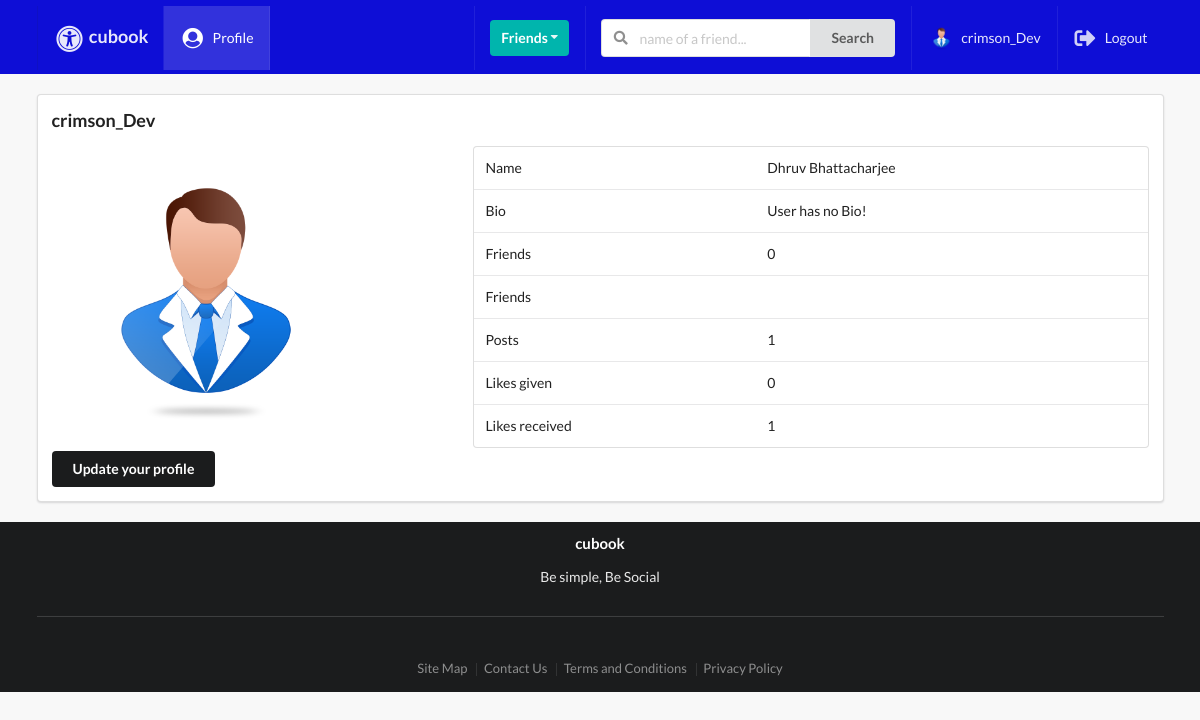
/profiles/myprofile/ (signed in), run on the app's committed database.
### profiles/models.py (models this page shows, shortened)
class Profile(models.Model):
    first_name = models.CharField(max_length=200, blank=True)
    last_name = models.CharField(max_length=200, blank=True)
    user = models.OneToOneField(User, on_delete=models.CASCADE)
    bio = models.TextField(default="User has no bio ", max_length=300)
    email = models.EmailField(max_length=200, blank=True)
    country = models.CharField(max_length=200, blank=True)
    avatar = models.ImageField(default='avatar.png', upload_to='avatars/')
    friends = models.ManyToManyField(User, blank=True, related_name='friends')
    slug = models.SlugField(unique=True, blank=True)
    updated = models.DateTimeField(auto_now=True)
    created = models.DateTimeField(auto_now_add=True)
    objects = ProfileManager()
    def get_friends(self):
        return self.friends.all()
    def get_friends_no(self):
        return self.friends.all().count()
    def get_posts_no(self):
        return self.posts.all().count()
    def get_likes_given_no(self):
        likes = self.like_set.all()
        total_liked = 0
        for item in likes:
            if item.value=='Like':
                total_liked += 1
        return total_liked
    def get_likes_recieved_no(self):
        posts = self.posts.all()
        total_liked = 0
        for item in posts:
            total_liked += item.liked.all().count()
        return total_liked
    __initial_first_name = None
    __initial_last_name = None
    def __init__(self, *args, **kwargs):
        super().__init__(*args, **kwargs)
        self.__initial_first_name = self.first_name
        self.__initial_last_name = self.last_name

### posts/models.py (models this page shows, shortened)
class Post(models.Model):
    content = models.TextField()
    image = models.ImageField(upload_to='posts',validators=[FileExtensionValidator(['png','jpg','jpeg','gif'])], blank=True)
    liked = models.ManyToManyField(Profile,blank = True,related_name = 'likes')
    updated = models.DateTimeField(auto_now = True)
    created = models.DateTimeField(auto_now_add = True)
    author = models.ForeignKey(Profile, on_delete = models.CASCADE,related_name='posts')
    class Meta:
        ordering = ('-created',)

### profiles/views.py (the view)
# urls.py: path('myprofile/',my_profile_view,name='my-profile-view'),
@login_required
def my_profile_view(request):
    profile = Profile.objects.get(user=request.user)
    form = ProfileModelForm(request.POST or None, request.FILES or None, instance=profile)
    confirm = False
    if request.method == 'POST':
        if form.is_valid():
            form.save()
            confirm = True
    context = {
        'profile': profile,
        'form': form,
        'confirm': confirm,
    }
    return render(request, 'profiles/myprofile.html', context)

### profiles/forms.py
class ProfileModelForm(forms.ModelForm):
    class Meta:
        model=Profile
        fields = ('first_name','last_name','bio','avatar')

### profiles/context_processors.py (called while the page is built)
def profile_pic(request):
    if request.user.is_authenticated:
        profile_obj = Profile.objects.get(user=request.user)
        pic = profile_obj.avatar
        return {'picture': pic}
    return{}

def invitations_received_no(request):
    if request.user.is_authenticated:
        profile_obj = Profile.objects.get(user=request.user)
        qs_count = Relationship.objects.invitations_received(profile_obj).count()
        return {'invites_num': qs_count}
    return{}

### profiles/models.py (called while the page is built)
    def invitations_received(self, receiver):
        qs = Relationship.objects.filter(receiver=receiver, status='send')
        return qs

### profiles/templates/profiles/myprofile.html (shortened to what this page needs)
{% extends 'base.html' %}
{% block content %}
<div class="ui segment">
    <h3>{{request.user}}</h3>
    <div class="ui grid">
        <div class='row'>
            <div class='six wide column'>
                <img class="ui medium rounded image" src={{profile.avatar.url}}>
                <div class="row mt-5">
                    <button class='ui secondary button' id='modal-btn'>Update your profile</button>
                </div>
            </div>
            <div class="ten wide column">
                <table class="ui table">
                    <tbody>
                        <tr>
                            <td>Name</td>
                            <td>{{profile.first_name}} {{profile.last_name}}</td>
                        </tr>
                        <tr>
                            <td>Bio</td>
                            <td>{{profile.bio}}</td>
                        </tr>
                        <tr>
                            <td>Friends</td>
                            <td>{{profile.get_friends_no}}</td>
                        </tr>
                        <tr>
                            <td>Friends</td>
                            <td>
                                    </div>
                        <tr>
                            <td>Posts</td>
                            <td>{{profile.get_posts_no}}</td>
                        </tr>
                        <tr>
                            <td>Likes given</td>
                            <td>{{profile.get_likes_given_no}}</td>
                        </tr>
                        <tr>
                            <td>Likes received</td>
                            <td>{{profile.get_likes_recieved_no}}</td>
                        </tr>
            </div>
        </div>
    </div>
</div>
{% endblock content %}

### templates/main/navbar.html (shortened to what this page needs)
{% url 'posts:main-post-view' as path_to_posts %}
{% url 'profiles:my-profile-view' as path_to_profile %}
<div class="ui fixed inverted menu nav mb-7">
    <div class="ui container">
        <a href="{{path_to_posts}}" class="{% if request.path == path_to_posts %}  {% endif %}item">
            <h3><i class="large universal access icon"></i>cubook</h3>
        </a>
        {% if request.user.is_authenticated %}
        <a href="{{path_to_profile}}" class="{% if request.path == path_to_profile %} active {% endif %}item">
            <i class="large user circle icon"></i> Profile
        </a>
        {% endif %}
        <div class="right menu">
            {% if request.user.is_authenticated %}
            <div class="item">
                <div class="ui floating dropdown icon button teal"> Friends
                  <i class="dropdown icon"></i>
                </div>
            </div>
                <div class="item">
                   <form action="" method="GET">
                        <div class="ui action left icon input">
                            <input class="prompt" type="text" name='q' placeholder="name of a friend...">
                            <button type='submit' class="ui button">Search</button>
                        </div>
                    </form>
                </div>
                <a href="{{path_to_profile}}" class="item">
                   <img src={{picture.url}} class="ui avatar image">&nbsp;{{ request.user }}
                </a>
                <a href="{% url 'account_logout' %}" class="ui item">
                 <i class="large sign out alternate icon"></i> Logout
                </a>
            {% else %}
            <a href="{% url 'account_login' %}" class="ui item">
                 <i class="large sign in alternate icon"></i> Login
            </a>
            {% endif %}
        </div>
    </div>
</div>

### static_project/style.css (style rules this page uses)
body { background: #f8f8f8 !important; }
.nav { border-radius: 0px !important; padding: 6px 0 4px 0 !important; background-color: #0e0ed6 !important; }
.mb-7 { margin-bottom: 7px !important; }
.mt-5 { margin-top: 5px !important; }

### data on the page
Profile: avatar (placeholder picture), first_name "Dhruv", last_name "Bhattacharjee", bio "User has no Bio!", get_friends_no "0", get_posts_no "1", get_likes_given_no "0", get_likes_recieved_no "1"

### other printed values
{{ request.user }} "crimson_Dev"
